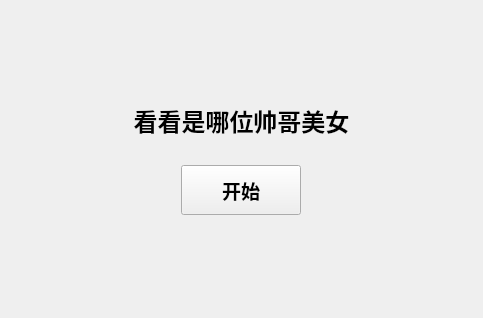
<?xml version="1.0" encoding="UTF-8"?>
<ui version="4.0">
 <class>Form</class>
 <widget class="QWidget" name="Form">
  <property name="windowModality">
   <enum>Qt::NonModal</enum>
  </property>
  <property name="geometry">
   <rect>
    <x>0</x>
    <y>0</y>
    <width>483</width>
    <height>318</height>
   </rect>
  </property>
  <property name="windowTitle">
   <string>LingYun Lottery</string>
  </property>
  <layout class="QVBoxLayout" name="verticalLayout_2">
   <item>
    <layout class="QVBoxLayout" name="verticalLayout">
     <item>
      <spacer name="verticalSpacer_3">
       <property name="orientation">
        <enum>Qt::Vertical</enum>
       </property>
       <property name="sizeHint" stdset="0">
        <size>
         <width>20</width>
         <height>40</height>
        </size>
       </property>
      </spacer>
     </item>
     <item>
      <widget class="QLabel" name="result_label">
       <property name="font">
        <font>
         <family>微软雅黑</family>
         <pointsize>18</pointsize>
         <weight>75</weight>
         <bold>true</bold>
        </font>
       </property>
       <property name="text">
        <string>看看是哪位帅哥美女</string>
       </property>
       <property name="alignment">
        <set>Qt::AlignCenter</set>
       </property>
      </widget>
     </item>
     <item>
      <spacer name="horizontalSpacer">
       <property name="orientation">
        <enum>Qt::Horizontal</enum>
       </property>
       <property name="sizeHint" stdset="0">
        <size>
         <width>40</width>
         <height>20</height>
        </size>
       </property>
      </spacer>
     </item>
     <item>
      <layout class="QHBoxLayout" name="horizontalLayout">
       <item>
        <widget class="QPushButton" name="draw_btn">
         <property name="minimumSize">
          <size>
           <width>0</width>
           <height>50</height>
          </size>
         </property>
         <property name="maximumSize">
          <size>
           <width>120</width>
           <height>16777215</height>
          </size>
         </property>
         <property name="font">
          <font>
           <family>微软雅黑</family>
           <pointsize>14</pointsize>
           <weight>75</weight>
           <bold>true</bold>
          </font>
         </property>
         <property name="text">
          <string>开始</string>
         </property>
        </widget>
       </item>
      </layout>
     </item>
     <item>
      <spacer name="verticalSpacer_2">
       <property name="orientation">
        <enum>Qt::Vertical</enum>
       </property>
       <property name="sizeHint" stdset="0">
        <size>
         <width>20</width>
         <height>40</height>
        </size>
       </property>
      </spacer>
     </item>
    </layout>
   </item>
  </layout>
 </widget>
 <resources/>
 <connections/>
</ui>
